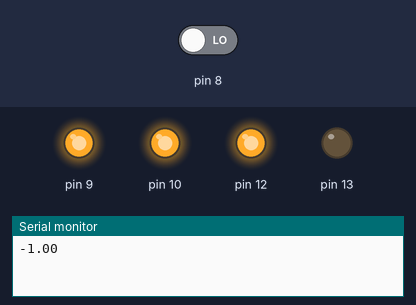
Bench run of a sketch on a simulated Arduino Uno, built with avr-gcc and run on an emulated ATmega328P. Parts: output pins drawn as LEDs (lit = HIGH), the last lines printed to the serial monitor. The test bench sets the inputs (shaded band); at power-on: pin 8 LOW.

Above: at 1.2 s.
1.3 s: pin 8 driven HIGH
At 2.5 s:
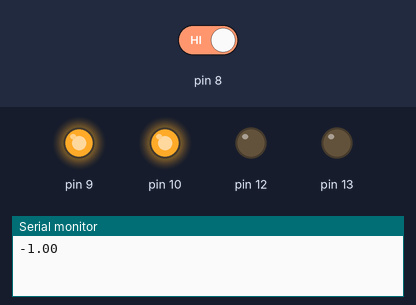
2.8 s: pin 8 driven LOW
At 3.9 s:
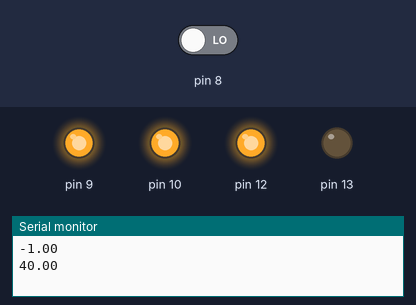
Timing chart, 0 to 5.8 s (numbered marks = the images above; inputs shaded):
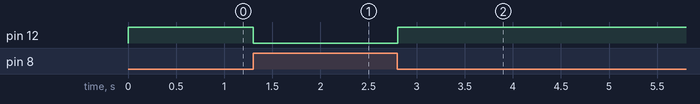

The sketch:

improvised_IR_Tachometer.ino
```cpp
int stats=0;  //Status of receiver
int n=0;  //number of rotations
int pass=0;
int ttorotate=0;
float rpm=0;


void setup() {
  // put your setup code here, to run once:
  pinMode(8,INPUT);
  pinMode(13,OUTPUT);
  pinMode(12,OUTPUT);
  Serial.begin(9600);
  pinMode(9,OUTPUT);
   pinMode(10,OUTPUT);
  digitalWrite(9,HIGH);
  digitalWrite(10,HIGH);


}

void loop() {
  // put your main code here, to run repeatedly:

  stats=digitalRead(8);

  if(stats==1)
  {
    digitalWrite(12,LOW);
    pass=0;
    ttorotate=ttorotate+10;


    delay(10);
  }
else
{
  digitalWrite(12,HIGH);

  if(pass==0){n=n+1;pass=1;rpm=60000/ttorotate;
  Serial.println(rpm);ttorotate=0;delay(30);}


}


}
```

Measured:
- after the input at 1.3 s, pin 12: HIGH → LOW at once
- after the input at 2.8 s, pin 12: LOW → HIGH at once
